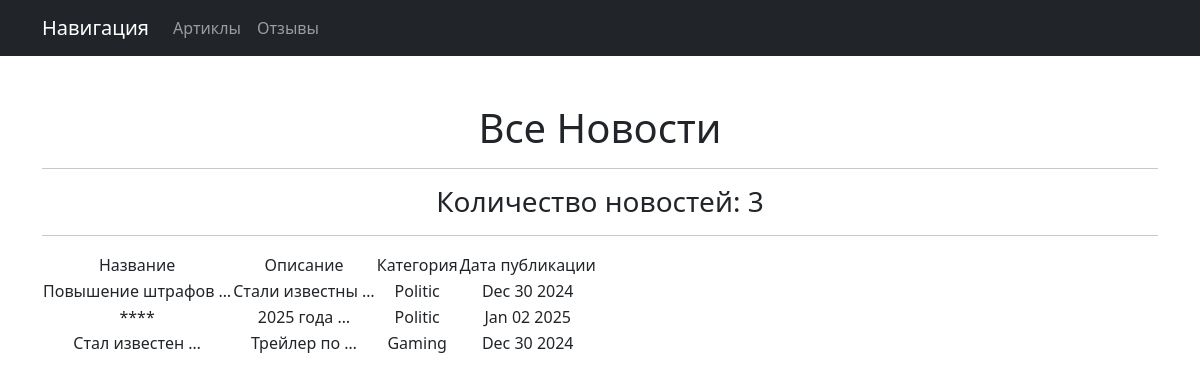
Page /newstest/ on the committed database.
### AppNews/models.py (models this page shows, shortened)
class News(models.Model):
    news_name = models.CharField(max_length=50)
    news_body_text = models.TextField(max_length=500)
    news_category = models.ForeignKey('News_Category', on_delete=models.CASCADE, related_name='News')
    news_publish_date = models.DateTimeField(auto_now_add=True)

class News_Category(models.Model):
    category_news_name = models.CharField(max_length=50, unique=True)
    def __str__(self):
        return self.category_news_name.title()

### AppNews/views.py (the view)
# urls.py: path('', News_List.as_view()),
class News_List(ListView):
    model = News
    ordering = 'news_name'
    template_name = 'app_news.html'
    context_object_name = 'news'

### AppNews/templatetags/custom_filter.py (called while the page is built)
@register.filter()
def censor_rediska(text):
    censor_text = text.replace('Редиска', '****')
    return censor_text

### templates/app_news.html (shortened to what this page needs)
{% extends 'flatpages/default.html' %}
{% load custom_filter%}
{% block content %}
   <h1>Все Новости</h1>
    <hr>
    <h3> Количество новостей: {{news|length}}</h3>
   <hr>
   {% if news %}
       <table>
           <tr>
               <td>Название</td>
               <td>Описание</td>
               <td>Категория</td>
               <td>Дата публикации</td>
           </tr>
           {% for newsid in news %}
           <tr>
               <td>{{ newsid.news_name|truncatewords:2|censor_rediska}}</td>
               <td>{{ newsid.news_body_text|truncatewords:2|censor_rediska}}</td>
               <td>{{ newsid.news_category }}</td>
               <td>{{newsid.news_publish_date|date:'M d Y' }}</td>
           </tr>
           {% endfor %}
       </table>
   {% else %}
       <h2>Товаров нет!
       ужас</h2>
   {% endif %}
{% endblock content %}

### templates/flatpages/default.html (style rules this page uses)
:root { --bs-blue: #0d6efd; --bs-indigo: #6610f2; --bs-purple: #6f42c1; --bs-pink: #d63384; --bs-red: #dc3545; --bs-orange: #fd7e14; --bs-yellow: #ffc107; --bs-green: #198754; --bs-teal: #20c997; --bs-cyan: #0dcaf0; --bs-black: #000; --bs-white: #fff; --bs-gray: #6c757d; --bs-gray-dark: #343a40; --bs-gray-100: #f8f9fa; --bs-gray-200: #e9ecef; --bs-gray-300: #dee2e6; --bs-gray-400: #ced4da; --bs-gray-500: #adb5bd; --bs-gray-600: #6c757d; --bs-gray-700: #495057; --bs-gray-800: #343a40; --bs-gray-900: #212529; --bs-primary: #0d6efd; --bs-secondary: #6c757d; --bs-success: #198754; --bs-info: #0dcaf0; --bs-warning: #ffc107; --bs-danger: #dc3545; --bs-light: #f8f9fa; --bs-dark: #212529; --bs-primary-rgb: 13, 110, 253; --bs-secondary-rgb: 108, 117, 125; --bs-success-rgb: 25, 135, 84; --bs-info-rgb: 13, 202, 240; --bs-warning-rgb: 255, 193, 7; --bs-danger-rgb: 220, 53, 69; --bs-light-rgb: 248, 249, 250; --bs-dark-rgb: 33, 37, 41; --bs-white-rgb: 255, 255, 255; --bs-black-rgb: 0, 0, 0; --bs-body-color-rgb: 33, 37, 41; --bs-body-bg-rgb: 255, 255, 255; --bs-font-sans-serif: system-ui, -apple-system, "Segoe UI", Roboto, "Helvetica Neue", "Noto Sans", "Liberation Sans", Arial, sans-serif, "Apple Color Emoji", "Segoe UI Emoji", "Segoe UI Symbol", "Noto Color Emoji"; --bs-font-monospace: SFMono-Regular, Menlo, Monaco, Consolas, "Liberation Mono", "Courier New", monospace; --bs-gradient: linear-gradient(180deg, rgba(255, 255, 255, 0.15), rgba(255, 255, 255, 0)); --bs-body-font-family: var(--bs-font-sans-serif); --bs-body-font-size: 1rem; --bs-body-font-weight: 400; --bs-body-line-height: 1.5; --bs-body-color: #212529; --bs-body-bg: #fff; --bs-border-width: 1px; --bs-border-style: solid; --bs-border-color: #dee2e6; --bs-border-color-translucent: rgba(0, 0, 0, 0.175); --bs-border-radius: 0.375rem; --bs-border-radius-sm: 0.25rem; --bs-border-radius-lg: 0.5rem; --bs-border-radius-xl: 1rem; --bs-border-radius-2xl: 2rem; --bs-border-radius-pill: 50rem; --bs-link-color: #0d6efd; --bs-link-hover-color: #0a58ca; --bs-code-color: #d63384; --bs-highlight-bg: #fff3cd; }
*, *::before, *::after { box-sizing: border-box; }
@media (prefers-reduced-motion: no-preference) { :root { scroll-behavior: smooth; } }
body { margin: 0; font-family: var(--bs-body-font-family); font-size: var(--bs-body-font-size); font-weight: var(--bs-body-font-weight); line-height: var(--bs-body-line-height); color: var(--bs-body-color); text-align: var(--bs-body-text-align); background-color: var(--bs-body-bg); -webkit-text-size-adjust: 100%; -webkit-tap-highlight-color: rgba(0, 0, 0, 0); }
hr { margin: 1rem 0; color: inherit; border: 0; border-top: 1px solid; opacity: 0.25; }
h6, .h6, h5, .h5, h4, .h4, h3, .h3, h2, .h2, h1, .h1 { margin-top: 0; margin-bottom: 0.5rem; font-weight: 500; line-height: 1.2; }
h1, .h1 { font-size: calc(1.375rem + 1.5vw); }
@media (min-width: 1200px) { h1, .h1 { font-size: 2.5rem; } }
h3, .h3 { font-size: calc(1.3rem + 0.6vw); }
@media (min-width: 1200px) { h3, .h3 { font-size: 1.75rem; } }
table { caption-side: bottom; border-collapse: collapse; }
thead, tbody, tfoot, tr, td, th { border-color: inherit; border-style: solid; border-width: 0; }

### rows in the picture
News: news_name|censor_rediska "Повышение штрафов …", news_body_text|censor_rediska "Стали известны …", news_category "Politic", news_publish_date "Dec 30 2024"
News: news_name|censor_rediska "****", news_body_text|censor_rediska "2025 года …", news_category "Politic", news_publish_date "Jan 02 2025"
News: news_name|censor_rediska "Стал известен …", news_body_text|censor_rediska "Трейлер по …", news_category "Gaming", news_publish_date "Dec 30 2024"

### other values in the picture
{{ news|length }} "3"
